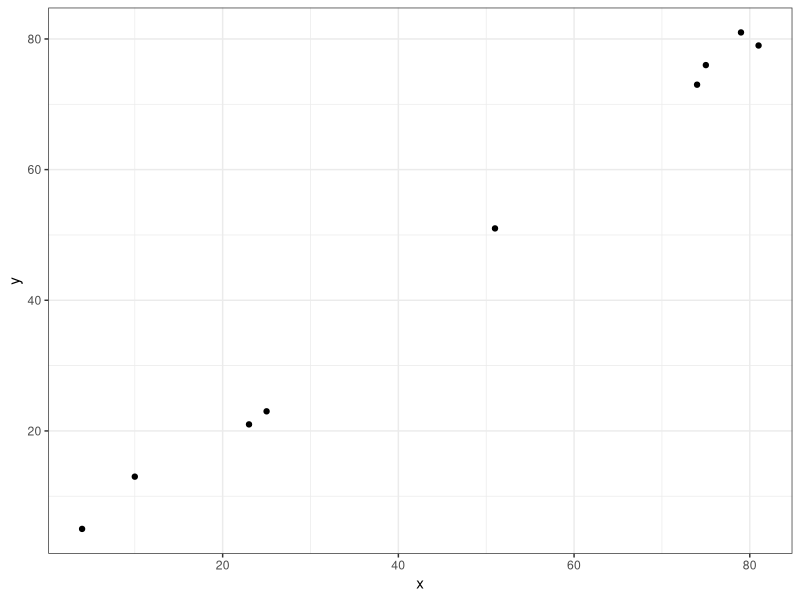

This chart was generated by the following R code:
## ---- chunk 1
knitr::opts_chunk$set(echo = TRUE)

library("tidyverse"); theme_set(theme_bw())
## ---- chunk 2
set.seed(20210701)
n <- 9
d <- data.frame(x = round(runif(n, 0, 100))) %>%
  mutate(y = round(x + rnorm(n, 0, 2)))
d
## ---- chunk 3
ggplot(d, aes(x,y)) +
  geom_point()
